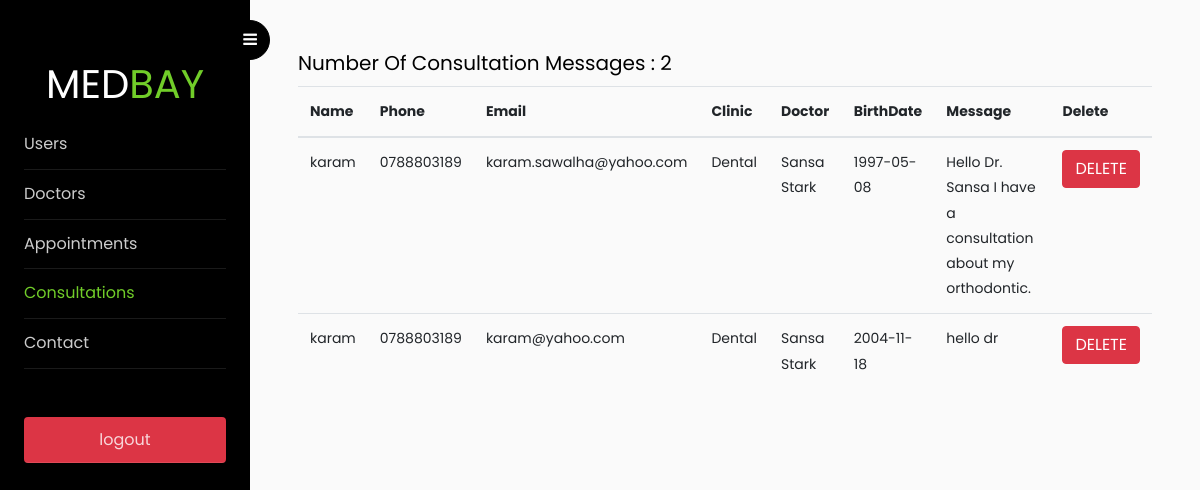
The app's page /admin/free_consultationA.php (signed in) with its own data.
### tables this page shows
CREATE TABLE `free_consultation` (
  `id` int(255) NOT NULL,
  `name` varchar(255) NOT NULL,
  `phone` varchar(255) NOT NULL,
  `email` varchar(255) NOT NULL,
  `clinic` varchar(255) NOT NULL,
  `doctor` varchar(255) NOT NULL,
  `age` date NOT NULL,
  `message` longtext NOT NULL
);

### admin/free_consultationA.php (the view, shortened to what this page needs)
<?php
include('../config.php');
if($_SESSION["username"] == "admin"){
?>
<!doctype html>
<html lang="en">
<head>
	<link rel="stylesheet" href="https://stackpath.bootstrapcdn.com/font-awesome/4.7.0/css/font-awesome.min.css">
	<link rel="stylesheet" href="css/style.css">
</head>
<body>
	<div class="wrapper d-flex align-items-stretch">
		<nav id="sidebar">
			<div class="custom-menu">
				<button type="button" id="sidebarCollapse" class="btn btn-primary">
					<i class="fa fa-bars"></i>
				</button>
			</div>
			<div class="p-4 pt-5">
				<div style="text-align: center; font-size: 2.5rem;">MED<span style="color: #71cd29;">BAY</span></div>
				<ul class="list-unstyled components mb-5">
					<li>
						<a href="usersA.php">Users</a>
					</li>
					<li>
						<a href="doctorsA.php">Doctors</a>
					</li>
					<li>
						<a href="appointmentA.php">Appointments</a>
					</li>
					<li class="active">
						<a href="free_consultationA.php">Consultations</a>
					</li>
					<li>
						<a href="contactA.php">Contact</a>
					</li>
				</ul>
				<ul class="list-unstyled components mb-5">
					<li>
						<a class="btn btn-danger" href="../logout.php">logout</a>
					</li>
				</ul>
		</nav>
		<div id="content" class="p-4 p-md-5 pt-5">
			<?php
					 $result = mysqli_query($link, "SELECT * FROM free_consultation");
					 $row_num=mysqli_num_rows($result);
					 ?>
			<?php
								 if(mysqli_num_rows($result)>0)
							 {
					  ?>
			<div class="table-responsive">
				<table class="table table-borderd" id="appoTable" cellspacing="0">
					<thead>
						<tr>
							<th>Name</th>
							<th>Phone</th>
							<th>Email</th>
							<th>Clinic</th>
							<th>Doctor</th>
							<th>BirthDate</th>
							<th>Message</th>
							<th>Delete</th>
						</tr>
					</thead>
					<tbody>
						<?php while($row= mysqli_fetch_assoc($result)){?>
						<tr>
							<td><?php echo $row['name']; ?></td>
							<td><?php echo $row['phone']; ?></td>
							<td><?php echo $row['email']; ?></td>
							<td><?php echo $row['clinic']; ?></td>
							<td><?php echo $row['doctor']; ?></td>
							<td><?php echo $row['age']; ?></td>
							<td><?php echo $row['message']; ?></td>
							<td>
								<form action="<?php $_SERVER["PHP_SELF"] ?>" method="post">
									<button name="delete_btn_f" type="submit" class="btn btn-danger">DELETE</button>
								</form>
							</td>
						</tr>
						<?php
				 }
				 echo '<h5>'.'Number Of Consultation Messages :   ' .$row_num. '</h5>';
				 } ?>
					</tbody>
				</table>
			</div>
		</div>
	</div>
</body>
</html>
<?php
}else{
	header("location: ../index.php");
}
 ?>

### records on screen
free_consultation: name "karam", phone "0788803189", email "karam.sawalha@yahoo.com", clinic "Dental", doctor "Sansa Stark", age "1997-05-08", message "Hello Dr. Sansa I have a consultation about my orthodontic."
free_consultation: name "karam", phone "0788803189", email "karam@yahoo.com", clinic "Dental", doctor "Sansa Stark", age "2004-11-18", message "hello dr"

### other values on screen
$row_num "2"
